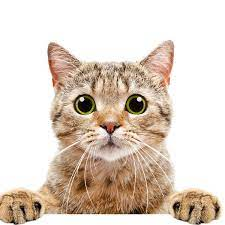
#> input picture Image_Processing/scr/cat.png, 225 x 225 px, found by its file name
$ python 04_canny2dilate.py
#> lines starting #> are read from the running program, lines starting #| are printed output that depends on the picture; after the words box and inside, x2 and y2 are one past the last pixel; in counts of white or black regions, pixels touching at a corner belong together
import cv2
import numpy as np

img = cv2.imread('Image_Processing/scr/cat.png')
#> img is the input picture: shape (225, 225, 3); mean B, G, R 197, 209.1, 222.5
kernel = np.ones((5,5), np.uint8)

imgCanny = cv2.Canny(img, 150, 200)
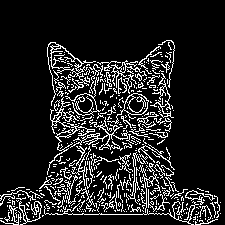
#> imgCanny: shape (225, 225); 13.4% white in thin lines or dots, all inside (x1, y1, x2, y2) = (0, 40, 221, 225)
imgDialation = cv2.dilate(imgCanny, kernel, iterations=1)
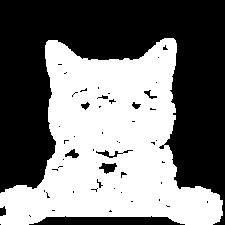
#> imgDialation: shape (225, 225); 46.4% white; 1 white region, box (x1, y1, x2, y2) and area: (0, 38, 223, 225) 23475

cv2.imshow('Dialation Image', imgDialation)
cv2.waitKey(0)

$ run again, with Image_Processing/scr/shapes.png copied over Image_Processing/scr/cat.png
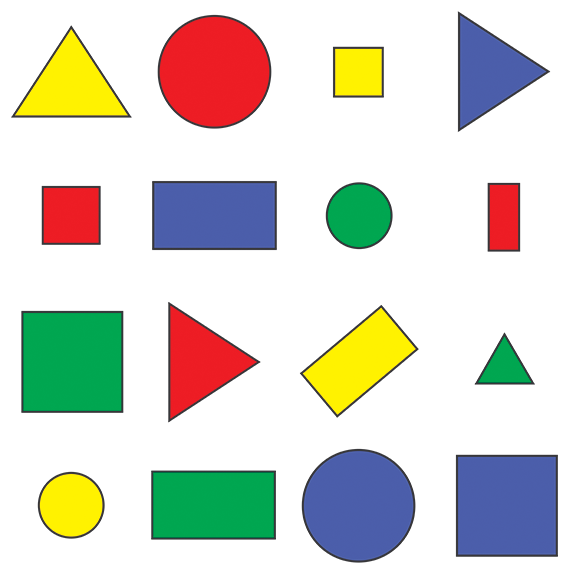
#> input picture Image_Processing/scr/shapes.png, 576 x 577 px, found by its file name
#> img is the input picture: shape (577, 576, 3); mean B, G, R 205.1, 214.3, 214.2
#> `imgCanny = cv2.Canny(img, 150, 200)`:
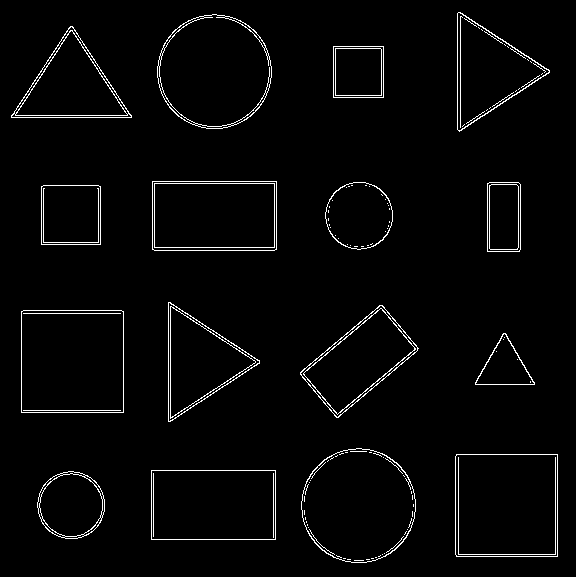
#> imgCanny: shape (577, 576); 2.6% white in thin lines or dots
#> `imgDialation = cv2.dilate(imgCanny, kernel, iterations=1)`:
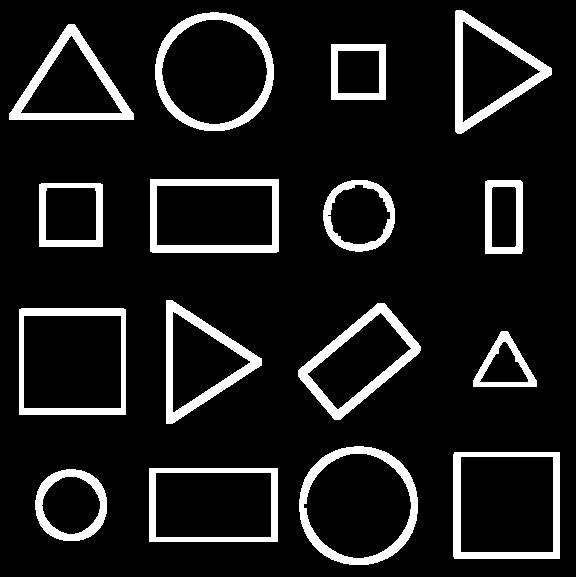
#> imgDialation: shape (577, 576); 10.8% white; 16 white regions, largest, box (x1, y1, x2, y2) and area: (299, 446, 418, 565) 2946, (155, 12, 274, 131) 2923, (298, 303, 421, 420) 2919
